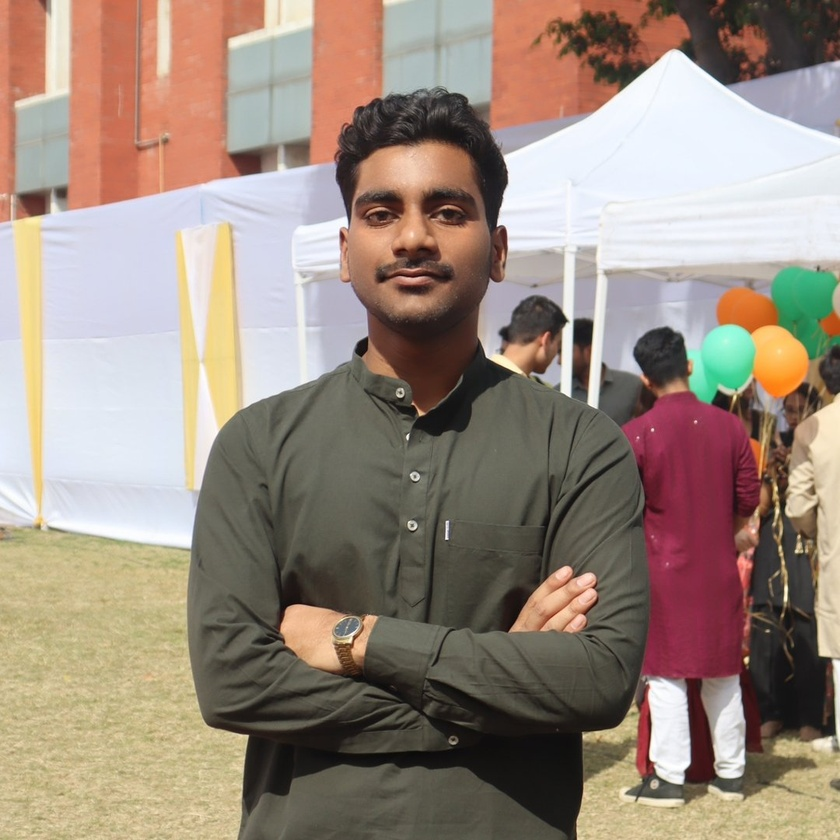
#> input picture img/pfp.jpg, 840 x 840 px, shrunk from 1080 x 1080 before the run
$ python contours.py
#> lines starting #> are read from the running program, lines starting #| are printed output that depends on the picture; after the words box and inside, x2 and y2 are one past the last pixel; in counts of white or black regions, pixels touching at a corner belong together
import cv2 as cv
import numpy as np

img = cv.imread('img/pfp.jpg')
#> img is the input picture: shape (840, 840, 3); mean B, G, R 126.1, 138.7, 154.9
cv.imshow('Me', img)

blank = np.zeros(img.shape, dtype='uint8')
cv.imshow('Blank', blank)

gray = cv.cvtColor(img, cv.COLOR_BGR2GRAY)
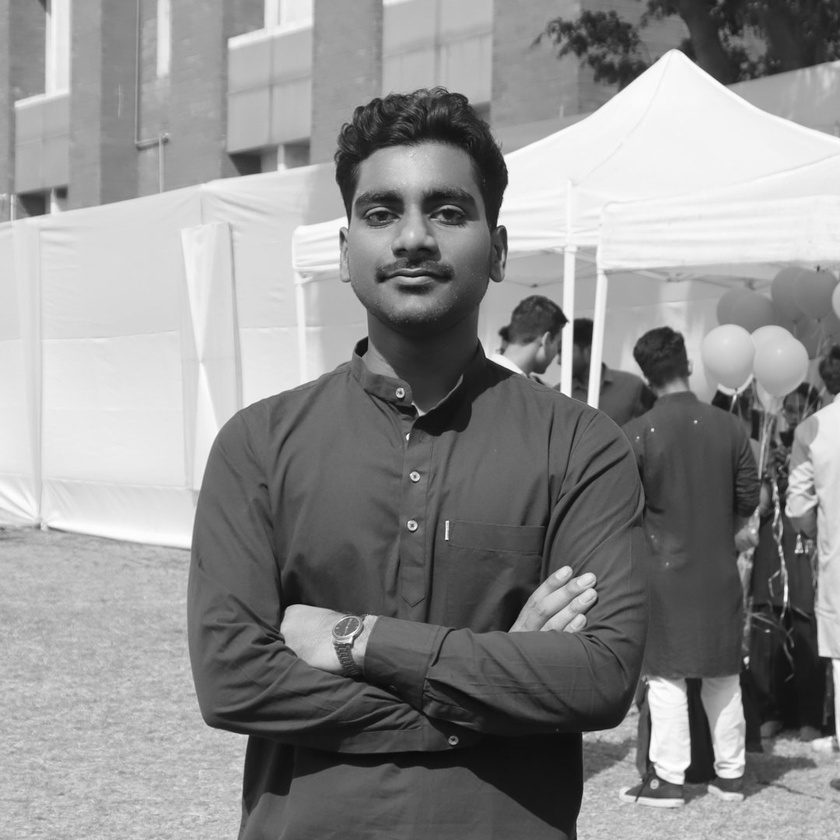
#> gray: shape (840, 840); min 6, max 255, mean 142.1
cv.imshow('gray', gray)

blur = cv.GaussianBlur(gray, (5,5), cv.BORDER_DEFAULT)

canny = cv.Canny(blur,125,15)
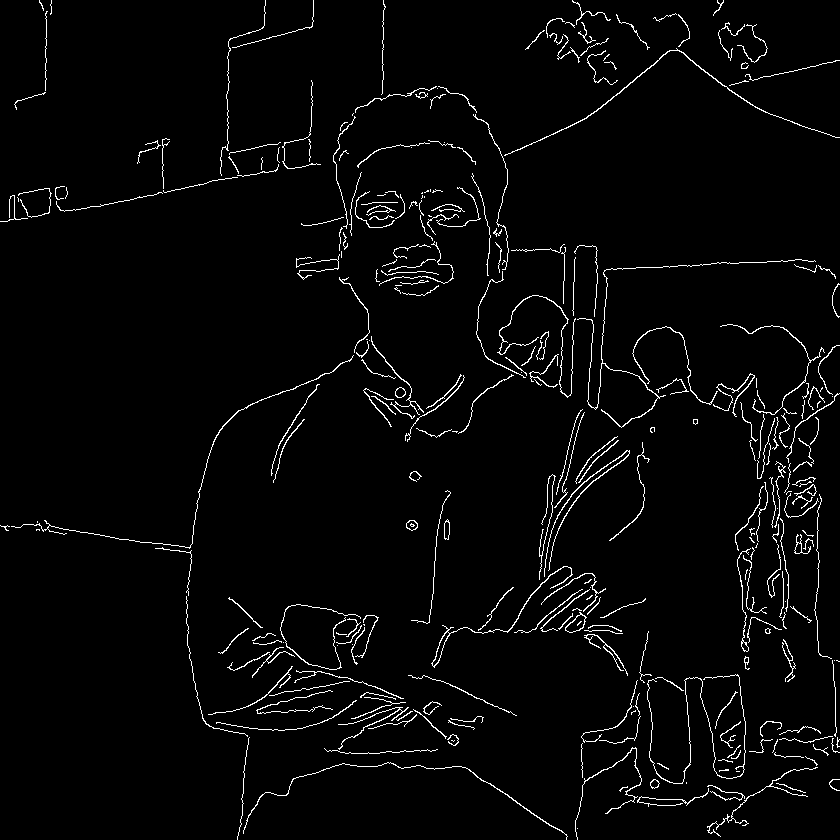
#> canny: shape (840, 840); 2.9% white in thin lines or dots
cv.imshow('Canny Edges', canny)

ret, thresh = cv.threshold(gray, 125,255, cv.THRESH_BINARY)
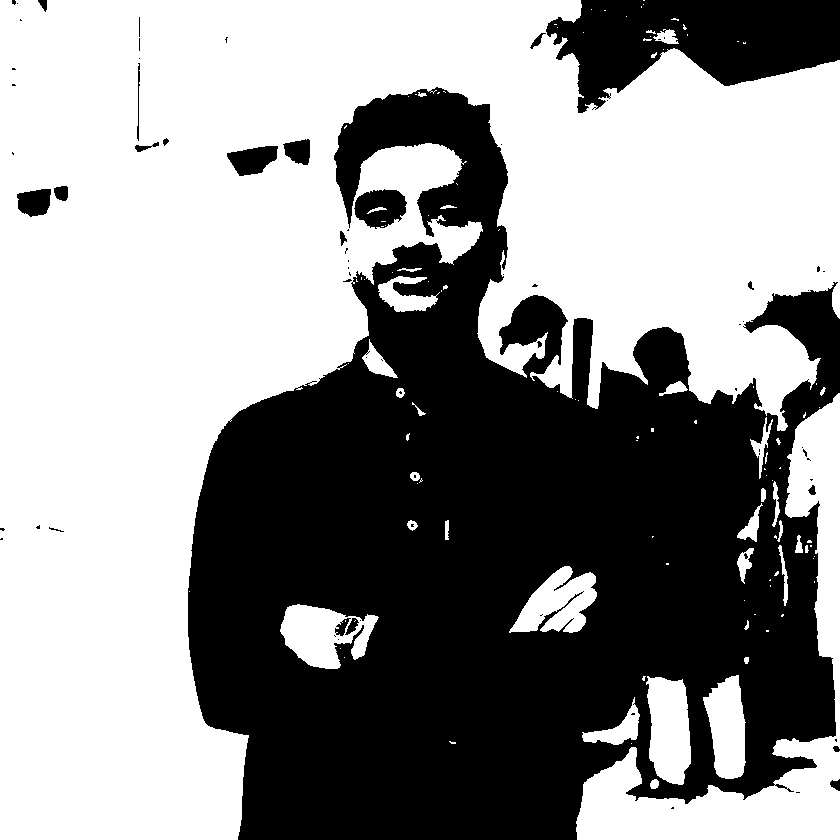
#> thresh: shape (840, 840); 56.4% white; 72 black regions (50 under 20 px)
cv.imshow('th', thresh)

contours, hierarchies = cv.findContours(canny, cv.RETR_LIST, cv.CHAIN_APPROX_SIMPLE)
#> contours = 328 contours, 260 with area under 20; largest, box (x1, y1, x2, y2) and area: (431, 566, 573, 668) 244, (565, 612, 587, 633) 219, (565, 614, 586, 633) 196, (504, 48, 840, 156) 157, (432, 631, 450, 667) 147
print(f'{len(contours)} contour(s) found!')
#| 328 contour(s) found!

cv.drawContours(blank, contours, -1,(0,0,255), 1)
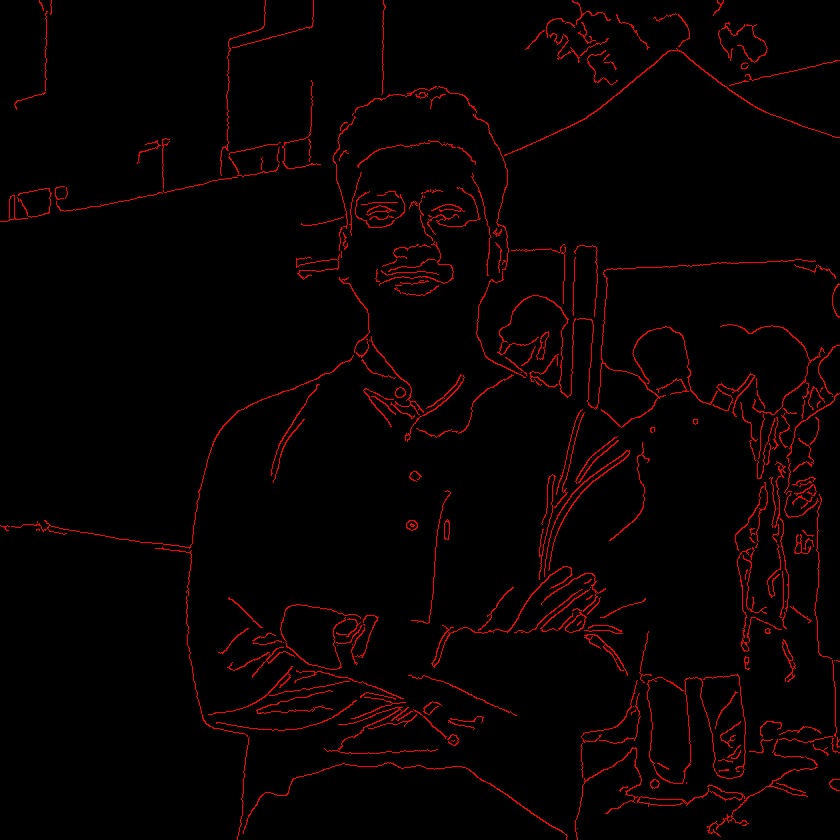
#> blank: shape (840, 840, 3); mean of channels 0, 1, 2 0, 0, 7.5; drawn as B, G, R
cv.imshow('Contours', blank)

cv.waitKey(0)

$ run again, with img/cat.jpg copied over img/pfp.jpg
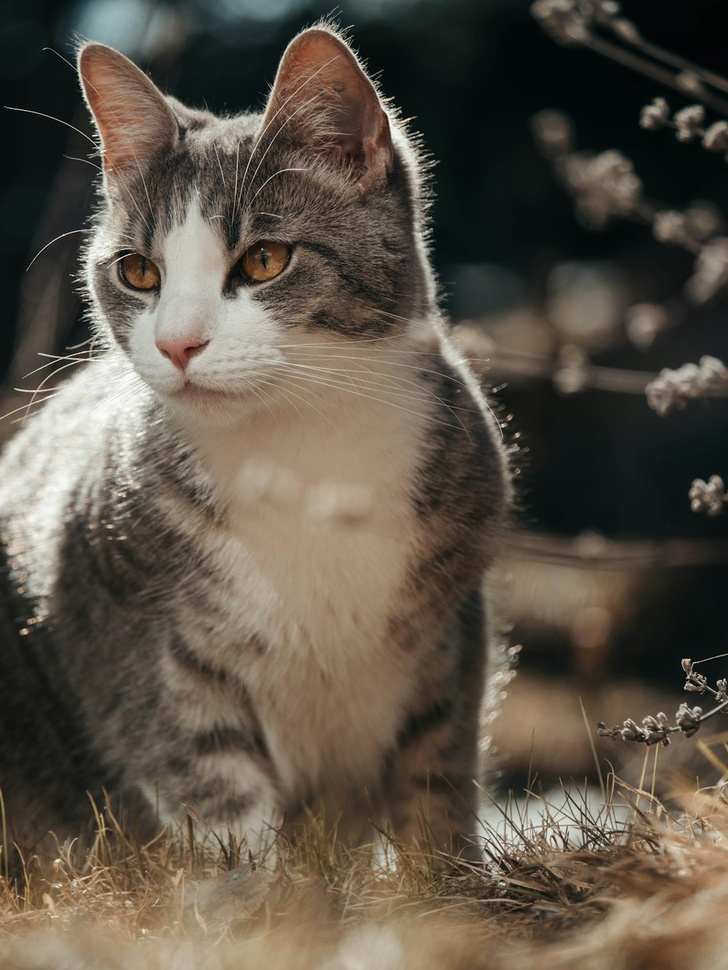
#> input picture img/cat.jpg, 728 x 970 px, shrunk from 1000 x 1333 before the run
#> img is the input picture: shape (970, 728, 3); mean B, G, R 70.9, 83, 92.1
#> canny: shape (970, 728); 3.6% white in thin lines or dots
#> `ret, thresh = cv.threshold(gray, 125,255, cv.THRESH_BINARY)`:
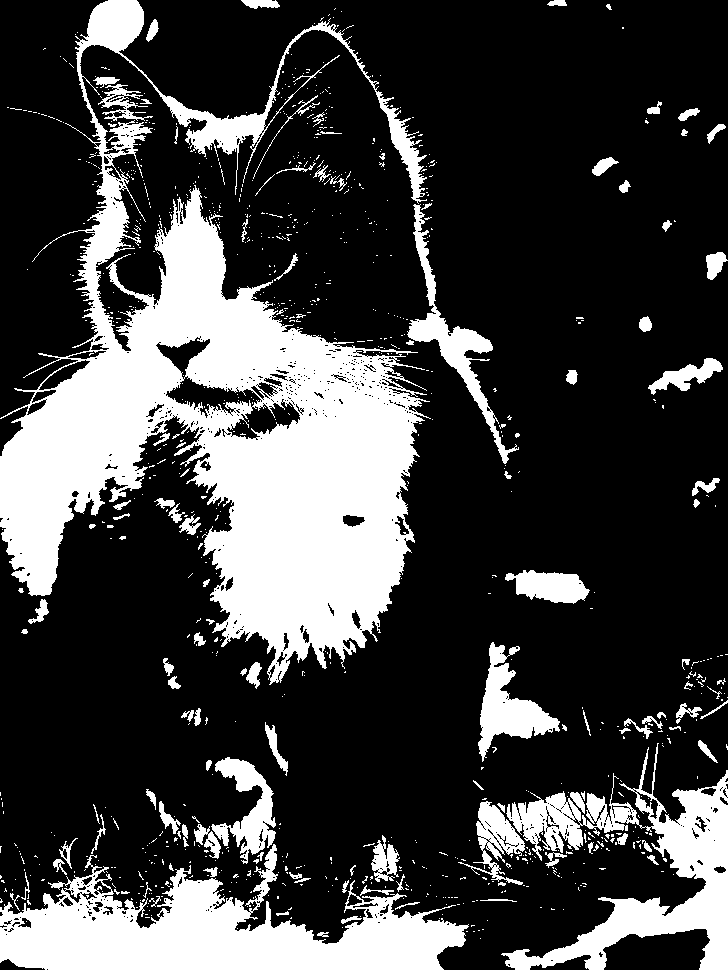
#> thresh: shape (970, 728); 25.4% white; 954 white regions (834 under 20 px)
#> contours = 591 contours, 483 with area under 20; largest, box (x1, y1, x2, y2) and area: (247, 57, 341, 201) 466, (618, 739, 679, 823) 312, (642, 744, 655, 793) 262, (286, 87, 308, 110) 208, (81, 790, 135, 888) 178
#| 591 contour(s) found!
#> `cv.drawContours(blank, contours, -1,(0,0,255), 1)`:
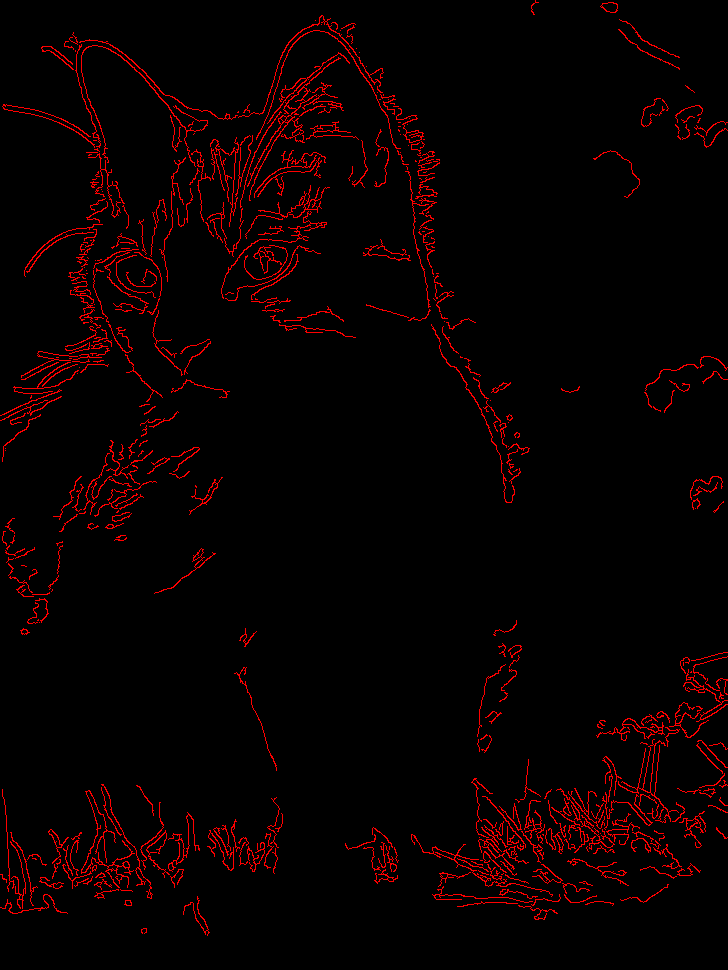
#> blank: shape (970, 728, 3); mean of channels 0, 1, 2 0, 0, 9.3; drawn as B, G, R

$ run again, with img/us.jpg copied over img/pfp.jpg
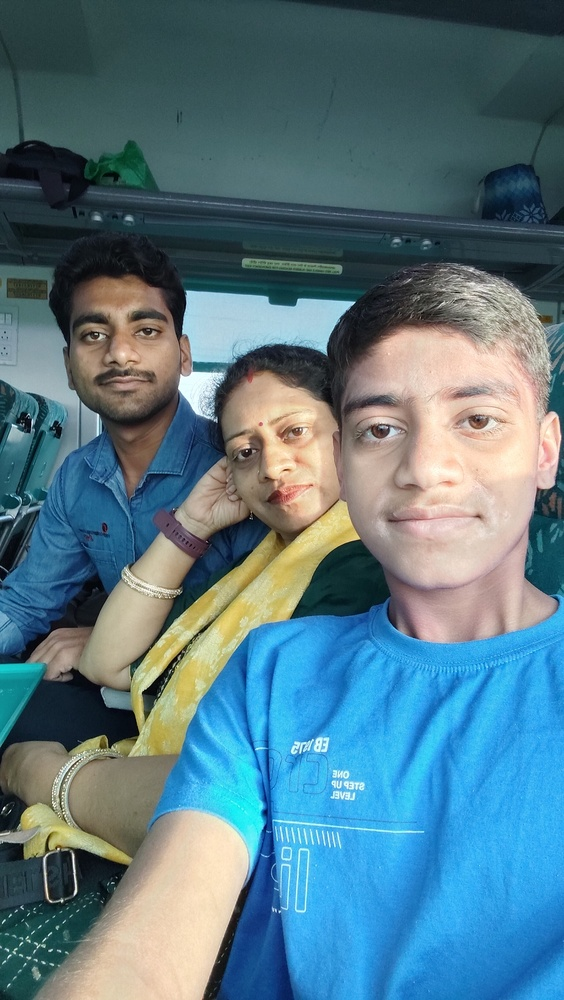
#> input picture img/us.jpg, 564 x 1000 px, shrunk from 1840 x 3264 before the run
#> img is the input picture: shape (1000, 564, 3); mean B, G, R 132.7, 120.6, 87.6
#> canny: shape (1000, 564); 3.5% white in thin lines or dots, all inside (x1, y1, x2, y2) = (0, 139, 564, 1000)
#> `ret, thresh = cv.threshold(gray, 125,255, cv.THRESH_BINARY)`:
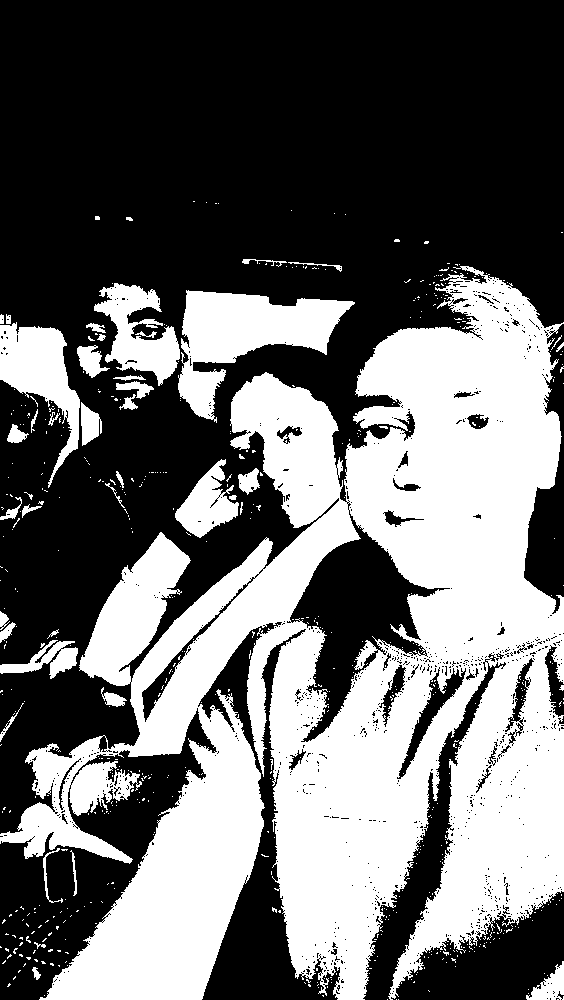
#> thresh: shape (1000, 564); 41.7% white; 591 white regions (549 under 20 px)
#> contours = 403 contours, 304 with area under 20; largest, box (x1, y1, x2, y2) and area: (293, 846, 312, 914) 928, (293, 846, 312, 914) 915, (50, 747, 91, 814) 610, (449, 291, 520, 334) 488, (52, 755, 81, 809) 272
#| 403 contour(s) found!
#> `cv.drawContours(blank, contours, -1,(0,0,255), 1)`:
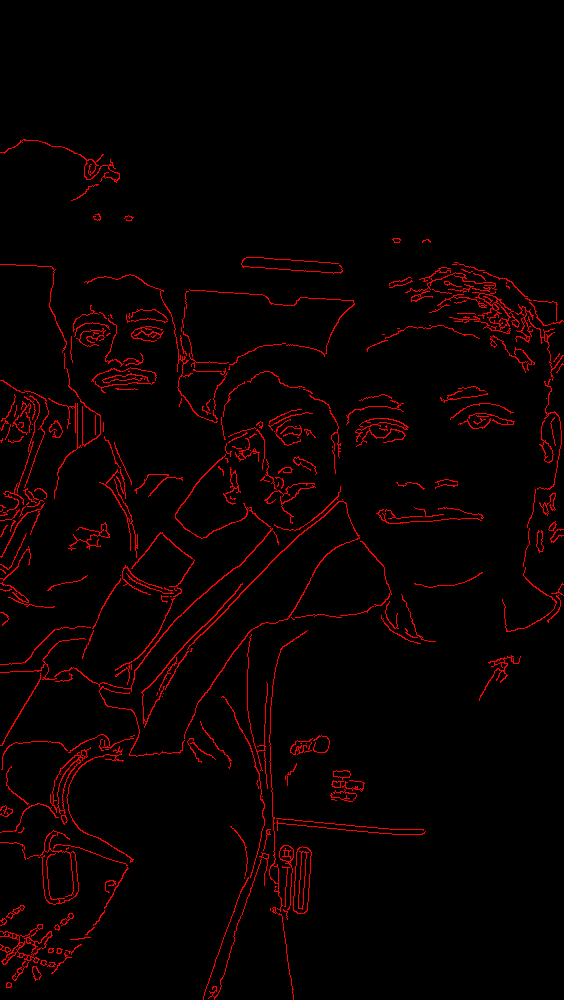
#> blank: shape (1000, 564, 3); mean of channels 0, 1, 2 0, 0, 8.9; drawn as B, G, R
